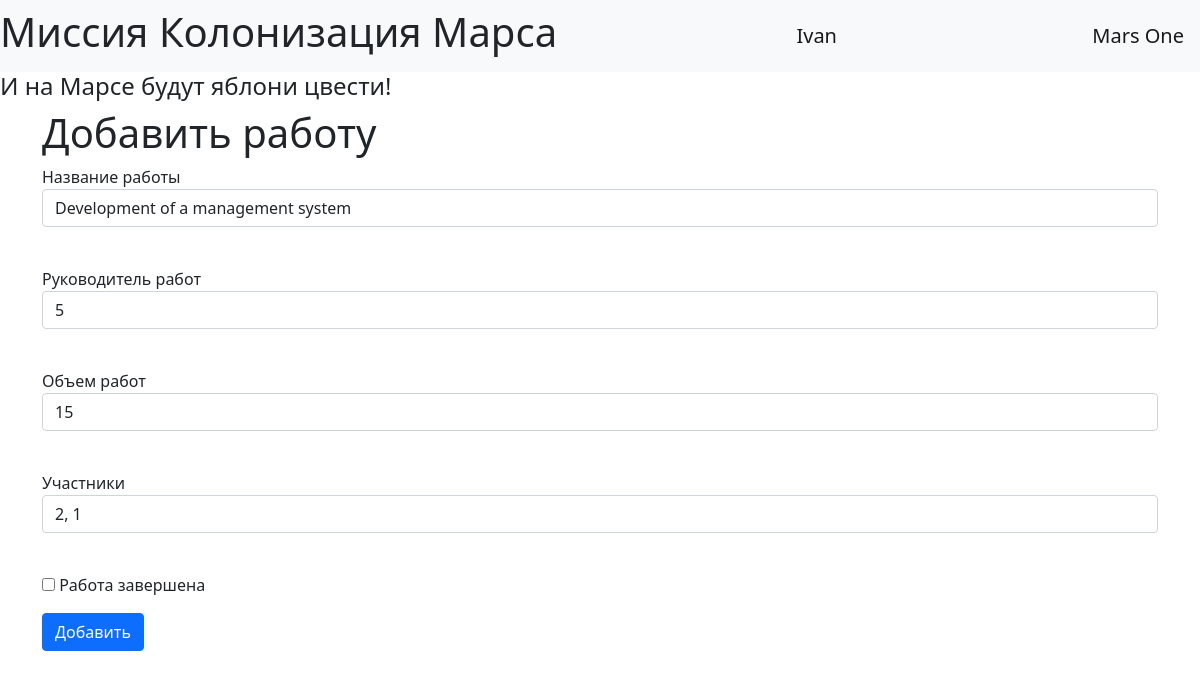
Screenshot of /edit_job/1 (signed in) with the database file from the repository.
### data/users.py (models this page shows, shortened)
class User(SqlAlchemyBase, UserMixin):
    __tablename__ = "users"
    id = sqlalchemy.Column(sqlalchemy.Integer, primary_key=True, autoincrement=True)
    name = sqlalchemy.Column(sqlalchemy.String, nullable=True)
    surname = sqlalchemy.Column(sqlalchemy.String, nullable=True)
    age = sqlalchemy.Column(sqlalchemy.Integer, nullable=True)
    position = sqlalchemy.Column(sqlalchemy.String, nullable=True)
    speciality = sqlalchemy.Column(sqlalchemy.String, nullable=True)
    address = sqlalchemy.Column(sqlalchemy.String, nullable=True)
    email = sqlalchemy.Column(sqlalchemy.String, unique=True, nullable=True)
    hashed_password = sqlalchemy.Column(sqlalchemy.String, nullable=True)
    modified_date = sqlalchemy.Column(sqlalchemy.DateTime, default=datetime.datetime.now)
    news = orm.relation("Jobs", back_populates='team_leader')

### data/jobs.py (models this page shows, shortened)
class Jobs(SqlAlchemyBase):
    __tablename__ = "jobs"
    id = sqlalchemy.Column(sqlalchemy.Integer, primary_key=True, autoincrement=True)
    team_leader_id = sqlalchemy.Column(sqlalchemy.Integer, sqlalchemy.ForeignKey("users.id"))
    team_leader = orm.relation('User')
    job = sqlalchemy.Column(sqlalchemy.String, nullable=True)
    work_size = sqlalchemy.Column(sqlalchemy.Integer, nullable=True)
    collaborators = sqlalchemy.Column(sqlalchemy.String, nullable=True)
    start_date = sqlalchemy.Column(sqlalchemy.DateTime, nullable=True)
    end_date = sqlalchemy.Column(sqlalchemy.DateTime, nullable=True)
    is_finished = sqlalchemy.Column(sqlalchemy.Boolean, default=False)

### app.py (the view, shortened to what this page needs)
@app.route('/edit_job/<job_id>', methods=['GET', 'POST'])
@login_required
def edit_job(job_id):
    session = db_session.create_session()
    jobs = session.query(Jobs).all()
    add_job_form = AddJobForm()
    current_job = session.query(Jobs).filter(Jobs.id == int(job_id)).first()
    if current_user.id == 1 or current_user.id == current_job.team_leader_id:
        return render_template('edit_job.html', form=add_job_form, current_job=current_job)
    return render_template('list.html', jobs=jobs, message='Вы не имеете достаточно прав')

### forms/add_job.py
class AddJobForm(FlaskForm):
    job = StringField('Название работы', validators=[DataRequired()])
    team_leader_id = IntegerField('Руководитель работ', validators=[DataRequired()])
    work_size = IntegerField('Объем работ', validators=[DataRequired()])
    collaborators = StringField('Участники', validators=[DataRequired()])
    is_finished = BooleanField('Работа завершена')
    submit = SubmitField('Добавить')

### app.py (called while the page is built)
@login_manager.user_loader
def load_user(user_id):
    session = db_session.create_session()
    return session.query(User).get(user_id)

### data/db_session.py (called while the page is built)
def create_session() -> Session:
    global __factory
    return __factory()

### templates/edit_job.html (shortened to what this page needs)
{% extends "base.html" %}
{% block content %}
<h1>Добавить работу</h1>
<form action="" method="post">
    <p>
        {{ form.job.label }}<br>
        {{ form.job(class="form-control", value=current_job.job) }}<br>
    </p>
    <p>
        {{ form.team_leader_id.label }}<br>
        {{ form.team_leader_id(class="form-control", value=current_job.team_leader_id) }}<br>
    </p>
    <p>
        {{ form.work_size.label }}<br>
        {{ form.work_size(class="form-control", value=current_job.work_size) }}<br>
    </p>
    <p>
        {{ form.collaborators.label }}<br>
        {{ form.collaborators(class="form-control", value=current_job.collaborators) }}<br>
    </p>
    {% if current_job.is_finished == 1 %}
        <p>{{ form.is_finished(checked="checked") }} {{ form.is_finished.label }}</p>
    {% else %}
        <p>{{ form.is_finished() }} {{ form.is_finished.label }}</p>
    {% endif %}
    <p>{{ form.submit(type="submit", class="btn btn-primary")}}</p>
</form>
{% endblock %}

### templates/base.html (shortened to what this page needs)
<!doctype html>
<html lang="ru">
  <head>
      <link href="https://cdn.jsdelivr.net/npm/bootstrap@5.1.3/dist/css/bootstrap.min.css" rel="stylesheet">
  </head>
  <body>
    <nav class="navbar navbar-light bg-light">
        <h1>Миссия Колонизация Марса</h1>
        {% if current_user.is_authenticated %}
          <a class="navbar-brand" href="/logout">{{ current_user.name }}</a>
        {% else %}
          <p>
              <a class="btn btn-primary " href="/register">Зарегистрироваться</a>
              <a class="btn btn-success" href="/login">Войти</a>
          </p>
        {% endif %}
        <a href="/" class="navbar-brand">Mars One</a>
    </nav>
    <h4>И на Марсе будут яблони цвести!</h4>
    <main role="main" class="container">
      {% block content %}{% endblock %}
    </main>
  </body>
</html>

### rows the page displays
User: name "Ivan"
Jobs: job "Development of a management system", team_leader_id "5", work_size "15", collaborators "2, 1"
